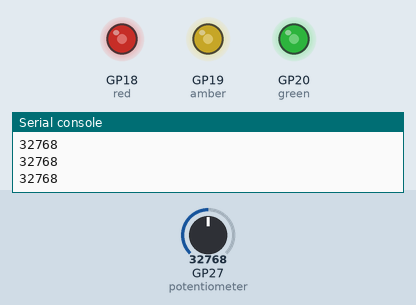
This program was run on a simulated Raspberry Pi Pico running MicroPython. Shown: output pins drawn as LEDs (lit = HIGH), the last lines printed to the serial console. The test bench sets the inputs (shaded band); at power-on: GP27 (potentiometer) = 32768 (analog values on the 0–65535 scale).

Above: at 1.2 s.
1.3 s: GP27 (potentiometer) set to 45874
At 2.0 s:
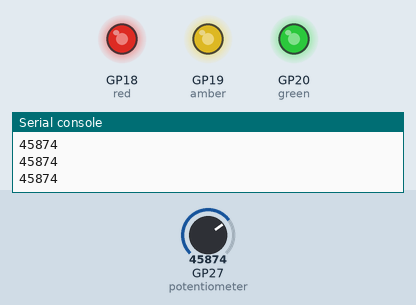
2.8 s: GP27 (potentiometer) set to 57670
At 4.0 s:
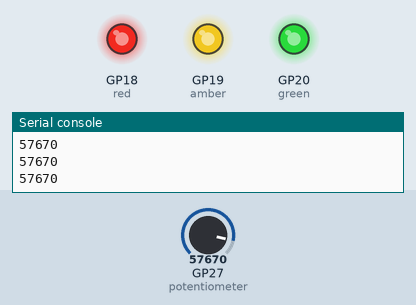
4.3 s: GP27 (potentiometer) set to 7864
At 5.3 s:
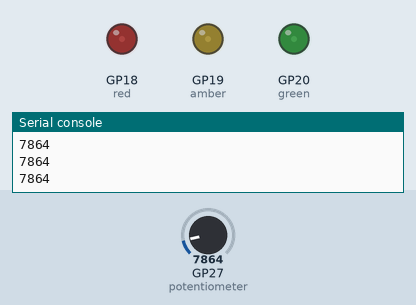
5.8 s: GP27 (potentiometer) set to 0
At 6.5 s:
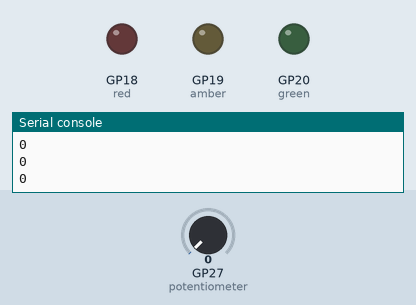
Timing chart, 0 to 8.3 s (numbered marks = the images above; inputs shaded):
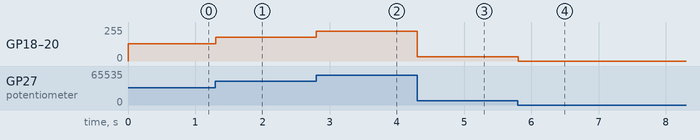

The program:

set_led_brightness_with_pwm.py
```python
# Imports
from machine import ADC, Pin, PWM
import time

# Set up the potentiometer on ADC pin 27
potentiometer = ADC(Pin(27))

# Set up the LEDs with PWM
red = PWM(Pin(18))
amber = PWM(Pin(19))
green = PWM(Pin(20))

# Set the PWM frequency
red.freq(1000)
amber.freq(1000)
green.freq(1000)

reading = 0

while True:
    # Read potentiometer value
    reading = potentiometer.read_u16()
    print(reading)

    # Set the LEDs duty cycle to potentiometer reading
    red.duty_u16(reading)
    amber.duty_u16(reading)
    green.duty_u16(reading)

    time.sleep(0.01)
```

Measured:
- after the input at 1.3 s, GP18 (red), GP19 (amber), GP20 (green): 128/255 → 178/255 at once
- after the input at 2.8 s, GP18 (red), GP19 (amber), GP20 (green): 178/255 → 224/255 at once
- after the input at 4.3 s, GP18 (red), GP19 (amber), GP20 (green): 224/255 → 31/255 at once
- after the input at 5.8 s, GP18 (red), GP19 (amber), GP20 (green): 31/255 → 0/255 at once
